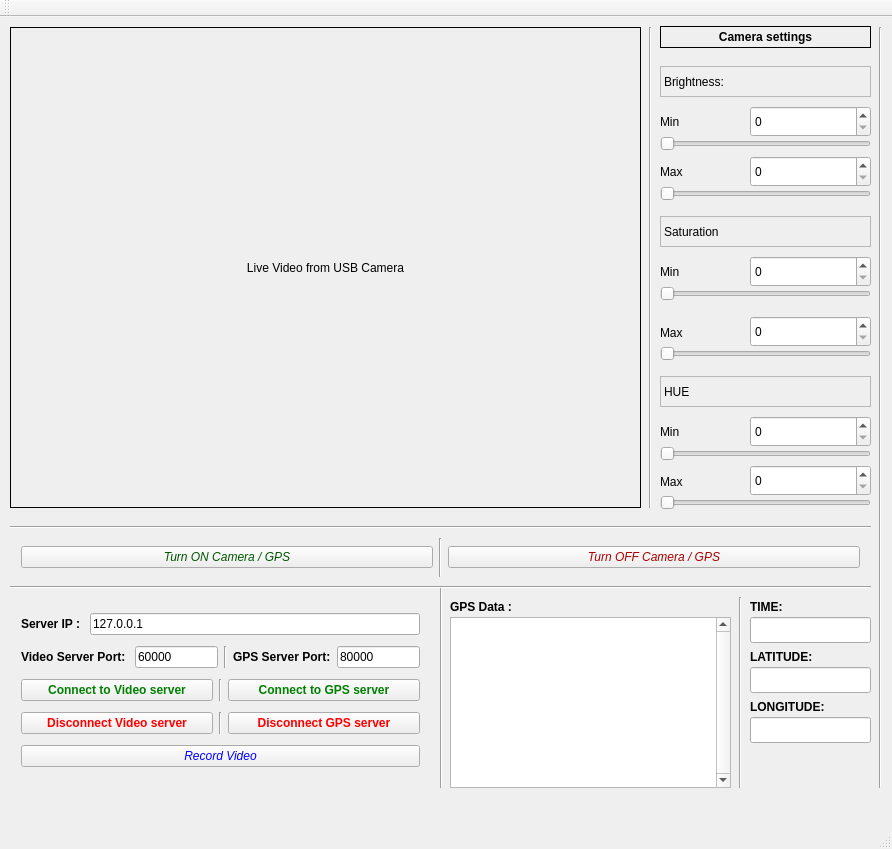
<?xml version="1.0" encoding="UTF-8"?>
<ui version="4.0">
 <class>MainWindow</class>
 <widget class="QMainWindow" name="MainWindow">
  <property name="geometry">
   <rect>
    <x>0</x>
    <y>0</y>
    <width>892</width>
    <height>849</height>
   </rect>
  </property>
  <property name="windowTitle">
   <string>MainWindow</string>
  </property>
  <widget class="QWidget" name="centralWidget">
   <widget class="Line" name="line">
    <property name="geometry">
     <rect>
      <x>10</x>
      <y>500</y>
      <width>861</width>
      <height>21</height>
     </rect>
    </property>
    <property name="orientation">
     <enum>Qt::Horizontal</enum>
    </property>
   </widget>
   <widget class="QWidget" name="horizontalLayoutWidget_2">
    <property name="geometry">
     <rect>
      <x>10</x>
      <y>510</y>
      <width>861</width>
      <height>61</height>
     </rect>
    </property>
    <layout class="QHBoxLayout" name="horizontalLayout_4">
     <item>
      <widget class="QPushButton" name="btn_start">
       <property name="font">
        <font>
         <italic>true</italic>
         <bold>false</bold>
         <underline>false</underline>
        </font>
       </property>
       <property name="styleSheet">
        <string notr="true">color:rgb(0, 85, 0);</string>
       </property>
       <property name="text">
        <string>Turn ON Camera / GPS</string>
       </property>
      </widget>
     </item>
     <item>
      <widget class="Line" name="line_8">
       <property name="orientation">
        <enum>Qt::Vertical</enum>
       </property>
      </widget>
     </item>
     <item>
      <widget class="QPushButton" name="btn_stop">
       <property name="font">
        <font>
         <italic>true</italic>
         <underline>false</underline>
        </font>
       </property>
       <property name="styleSheet">
        <string notr="true">color:rgb(170, 0, 0);</string>
       </property>
       <property name="text">
        <string>Turn OFF Camera / GPS</string>
       </property>
      </widget>
     </item>
    </layout>
   </widget>
   <widget class="Line" name="line_2">
    <property name="geometry">
     <rect>
      <x>431</x>
      <y>570</y>
      <width>21</width>
      <height>201</height>
     </rect>
    </property>
    <property name="orientation">
     <enum>Qt::Vertical</enum>
    </property>
   </widget>
   <widget class="QLabel" name="label_3">
    <property name="geometry">
     <rect>
      <x>450</x>
      <y>580</y>
      <width>281</width>
      <height>20</height>
     </rect>
    </property>
    <property name="font">
     <font>
      <bold>true</bold>
     </font>
    </property>
    <property name="text">
     <string>GPS Data :</string>
    </property>
   </widget>
   <widget class="QTextEdit" name="textEdit">
    <property name="geometry">
     <rect>
      <x>450</x>
      <y>600</y>
      <width>281</width>
      <height>171</height>
     </rect>
    </property>
    <property name="frameShape">
     <enum>QFrame::StyledPanel</enum>
    </property>
    <property name="verticalScrollBarPolicy">
     <enum>Qt::ScrollBarAlwaysOn</enum>
    </property>
    <property name="horizontalScrollBarPolicy">
     <enum>Qt::ScrollBarAsNeeded</enum>
    </property>
   </widget>
   <widget class="QLineEdit" name="timelineEdit">
    <property name="geometry">
     <rect>
      <x>750</x>
      <y>600</y>
      <width>121</width>
      <height>26</height>
     </rect>
    </property>
    <property name="readOnly">
     <bool>true</bool>
    </property>
   </widget>
   <widget class="QLineEdit" name="latlineEdit">
    <property name="geometry">
     <rect>
      <x>750</x>
      <y>650</y>
      <width>121</width>
      <height>26</height>
     </rect>
    </property>
    <property name="readOnly">
     <bool>true</bool>
    </property>
   </widget>
   <widget class="QLineEdit" name="longlineEdit">
    <property name="geometry">
     <rect>
      <x>750</x>
      <y>700</y>
      <width>121</width>
      <height>26</height>
     </rect>
    </property>
    <property name="readOnly">
     <bool>true</bool>
    </property>
   </widget>
   <widget class="Line" name="line_3">
    <property name="geometry">
     <rect>
      <x>730</x>
      <y>580</y>
      <width>21</width>
      <height>191</height>
     </rect>
    </property>
    <property name="orientation">
     <enum>Qt::Vertical</enum>
    </property>
   </widget>
   <widget class="QLabel" name="label_4">
    <property name="geometry">
     <rect>
      <x>750</x>
      <y>580</y>
      <width>121</width>
      <height>20</height>
     </rect>
    </property>
    <property name="font">
     <font>
      <bold>true</bold>
     </font>
    </property>
    <property name="text">
     <string>TIME:</string>
    </property>
   </widget>
   <widget class="QLabel" name="label_5">
    <property name="geometry">
     <rect>
      <x>750</x>
      <y>630</y>
      <width>121</width>
      <height>20</height>
     </rect>
    </property>
    <property name="font">
     <font>
      <bold>true</bold>
     </font>
    </property>
    <property name="text">
     <string>LATITUDE:</string>
    </property>
   </widget>
   <widget class="QLabel" name="label_6">
    <property name="geometry">
     <rect>
      <x>750</x>
      <y>680</y>
      <width>121</width>
      <height>20</height>
     </rect>
    </property>
    <property name="font">
     <font>
      <bold>true</bold>
     </font>
    </property>
    <property name="text">
     <string>LONGITUDE:</string>
    </property>
   </widget>
   <widget class="QWidget" name="layoutWidget">
    <property name="geometry">
     <rect>
      <x>10</x>
      <y>580</y>
      <width>421</width>
      <height>191</height>
     </rect>
    </property>
    <layout class="QVBoxLayout" name="verticalLayout_2">
     <item>
      <layout class="QHBoxLayout" name="horizontalLayout_2">
       <item>
        <widget class="QLabel" name="label">
         <property name="font">
          <font>
           <bold>true</bold>
          </font>
         </property>
         <property name="text">
          <string>Server IP : </string>
         </property>
        </widget>
       </item>
       <item>
        <widget class="QLineEdit" name="lineEdit_ip">
         <property name="text">
          <string>127.0.0.1</string>
         </property>
        </widget>
       </item>
      </layout>
     </item>
     <item>
      <layout class="QHBoxLayout" name="horizontalLayout_3">
       <item>
        <widget class="QLabel" name="label_2">
         <property name="font">
          <font>
           <bold>true</bold>
          </font>
         </property>
         <property name="text">
          <string>Video Server Port: </string>
         </property>
        </widget>
       </item>
       <item>
        <widget class="QLineEdit" name="lineEdit_port">
         <property name="text">
          <string>60000</string>
         </property>
        </widget>
       </item>
       <item>
        <widget class="Line" name="line_6">
         <property name="orientation">
          <enum>Qt::Vertical</enum>
         </property>
        </widget>
       </item>
       <item>
        <widget class="QLabel" name="label_7">
         <property name="font">
          <font>
           <bold>true</bold>
          </font>
         </property>
         <property name="text">
          <string>GPS Server Port:</string>
         </property>
        </widget>
       </item>
       <item>
        <widget class="QLineEdit" name="lineEdit_portgps">
         <property name="text">
          <string>80000</string>
         </property>
        </widget>
       </item>
      </layout>
     </item>
     <item>
      <layout class="QHBoxLayout" name="horizontalLayout">
       <item>
        <widget class="QPushButton" name="btn_connect">
         <property name="font">
          <font>
           <bold>true</bold>
          </font>
         </property>
         <property name="styleSheet">
          <string notr="true">color:green;</string>
         </property>
         <property name="text">
          <string>Connect to Video server</string>
         </property>
        </widget>
       </item>
       <item>
        <widget class="Line" name="line_4">
         <property name="orientation">
          <enum>Qt::Vertical</enum>
         </property>
        </widget>
       </item>
       <item>
        <widget class="QPushButton" name="btn_connectgps">
         <property name="font">
          <font>
           <bold>true</bold>
          </font>
         </property>
         <property name="styleSheet">
          <string notr="true">color:green;</string>
         </property>
         <property name="text">
          <string>Connect to GPS server</string>
         </property>
        </widget>
       </item>
      </layout>
     </item>
     <item>
      <layout class="QHBoxLayout" name="horizontalLayout_5">
       <item>
        <widget class="QPushButton" name="btn_disconnect">
         <property name="font">
          <font>
           <bold>true</bold>
          </font>
         </property>
         <property name="styleSheet">
          <string notr="true">color:red;</string>
         </property>
         <property name="text">
          <string>Disconnect Video server</string>
         </property>
        </widget>
       </item>
       <item>
        <widget class="Line" name="line_5">
         <property name="orientation">
          <enum>Qt::Vertical</enum>
         </property>
        </widget>
       </item>
       <item>
        <widget class="QPushButton" name="btn_disconnectgps">
         <property name="font">
          <font>
           <bold>true</bold>
          </font>
         </property>
         <property name="styleSheet">
          <string notr="true">color:red;</string>
         </property>
         <property name="text">
          <string>Disconnect GPS server</string>
         </property>
        </widget>
       </item>
      </layout>
     </item>
     <item>
      <widget class="QPushButton" name="btn_record">
       <property name="font">
        <font>
         <italic>true</italic>
        </font>
       </property>
       <property name="styleSheet">
        <string notr="true">color:blue;</string>
       </property>
       <property name="text">
        <string>Record Video</string>
       </property>
      </widget>
     </item>
    </layout>
   </widget>
   <widget class="QFrame" name="frame">
    <property name="geometry">
     <rect>
      <x>10</x>
      <y>10</y>
      <width>631</width>
      <height>481</height>
     </rect>
    </property>
    <property name="frameShape">
     <enum>QFrame::Box</enum>
    </property>
    <property name="frameShadow">
     <enum>QFrame::Plain</enum>
    </property>
    <widget class="QLabel" name="textLabel">
     <property name="geometry">
      <rect>
       <x>0</x>
       <y>0</y>
       <width>631</width>
       <height>481</height>
      </rect>
     </property>
     <property name="frameShape">
      <enum>QFrame::NoFrame</enum>
     </property>
     <property name="text">
      <string>Live Video from USB Camera</string>
     </property>
     <property name="alignment">
      <set>Qt::AlignCenter</set>
     </property>
    </widget>
   </widget>
   <widget class="Line" name="line_7">
    <property name="geometry">
     <rect>
      <x>640</x>
      <y>10</y>
      <width>21</width>
      <height>481</height>
     </rect>
    </property>
    <property name="orientation">
     <enum>Qt::Vertical</enum>
    </property>
   </widget>
   <widget class="Line" name="line_9">
    <property name="geometry">
     <rect>
      <x>10</x>
      <y>560</y>
      <width>861</width>
      <height>20</height>
     </rect>
    </property>
    <property name="orientation">
     <enum>Qt::Horizontal</enum>
    </property>
   </widget>
   <widget class="Line" name="line_10">
    <property name="geometry">
     <rect>
      <x>870</x>
      <y>10</y>
      <width>21</width>
      <height>761</height>
     </rect>
    </property>
    <property name="orientation">
     <enum>Qt::Vertical</enum>
    </property>
   </widget>
   <widget class="QSpinBox" name="spinBox_brightnessMin">
    <property name="geometry">
     <rect>
      <x>750</x>
      <y>89</y>
      <width>121</width>
      <height>31</height>
     </rect>
    </property>
    <property name="showGroupSeparator" stdset="0">
     <bool>false</bool>
    </property>
    <property name="maximum">
     <number>255</number>
    </property>
   </widget>
   <widget class="QSlider" name="horizontalSlidershueMin">
    <property name="geometry">
     <rect>
      <x>660</x>
      <y>429</y>
      <width>211</width>
      <height>16</height>
     </rect>
    </property>
    <property name="maximum">
     <number>255</number>
    </property>
    <property name="orientation">
     <enum>Qt::Horizontal</enum>
    </property>
   </widget>
   <widget class="QLabel" name="label_14">
    <property name="geometry">
     <rect>
      <x>660</x>
      <y>9</y>
      <width>211</width>
      <height>22</height>
     </rect>
    </property>
    <property name="font">
     <font>
      <bold>true</bold>
     </font>
    </property>
    <property name="frameShape">
     <enum>QFrame::Box</enum>
    </property>
    <property name="text">
     <string>Camera settings</string>
    </property>
    <property name="alignment">
     <set>Qt::AlignCenter</set>
    </property>
   </widget>
   <widget class="QSpinBox" name="spinBox_brightnessMax">
    <property name="geometry">
     <rect>
      <x>750</x>
      <y>139</y>
      <width>121</width>
      <height>31</height>
     </rect>
    </property>
    <property name="showGroupSeparator" stdset="0">
     <bool>false</bool>
    </property>
    <property name="maximum">
     <number>255</number>
    </property>
   </widget>
   <widget class="QSpinBox" name="spinBox_saturationMax">
    <property name="geometry">
     <rect>
      <x>750</x>
      <y>299</y>
      <width>121</width>
      <height>31</height>
     </rect>
    </property>
    <property name="showGroupSeparator" stdset="0">
     <bool>false</bool>
    </property>
    <property name="maximum">
     <number>255</number>
    </property>
   </widget>
   <widget class="QSlider" name="horizontalSlidersbrightnessMin">
    <property name="geometry">
     <rect>
      <x>660</x>
      <y>119</y>
      <width>211</width>
      <height>16</height>
     </rect>
    </property>
    <property name="maximum">
     <number>255</number>
    </property>
    <property name="orientation">
     <enum>Qt::Horizontal</enum>
    </property>
   </widget>
   <widget class="QLabel" name="label_19">
    <property name="geometry">
     <rect>
      <x>660</x>
      <y>449</y>
      <width>81</width>
      <height>31</height>
     </rect>
    </property>
    <property name="text">
     <string>Max</string>
    </property>
   </widget>
   <widget class="QSpinBox" name="spinBox_saturationMin">
    <property name="geometry">
     <rect>
      <x>750</x>
      <y>239</y>
      <width>121</width>
      <height>31</height>
     </rect>
    </property>
    <property name="showGroupSeparator" stdset="0">
     <bool>false</bool>
    </property>
    <property name="maximum">
     <number>255</number>
    </property>
   </widget>
   <widget class="QLabel" name="label_8">
    <property name="geometry">
     <rect>
      <x>660</x>
      <y>49</y>
      <width>211</width>
      <height>31</height>
     </rect>
    </property>
    <property name="font">
     <font>
      <italic>false</italic>
      <bold>false</bold>
      <underline>false</underline>
     </font>
    </property>
    <property name="layoutDirection">
     <enum>Qt::LeftToRight</enum>
    </property>
    <property name="frameShape">
     <enum>QFrame::StyledPanel</enum>
    </property>
    <property name="text">
     <string>Brightness:</string>
    </property>
    <property name="alignment">
     <set>Qt::AlignLeading|Qt::AlignLeft|Qt::AlignVCenter</set>
    </property>
   </widget>
   <widget class="QLabel" name="label_12">
    <property name="geometry">
     <rect>
      <x>660</x>
      <y>89</y>
      <width>81</width>
      <height>31</height>
     </rect>
    </property>
    <property name="text">
     <string>Min</string>
    </property>
   </widget>
   <widget class="QSpinBox" name="spinBox_hueMax">
    <property name="geometry">
     <rect>
      <x>750</x>
      <y>448</y>
      <width>121</width>
      <height>31</height>
     </rect>
    </property>
    <property name="showGroupSeparator" stdset="0">
     <bool>false</bool>
    </property>
    <property name="maximum">
     <number>255</number>
    </property>
   </widget>
   <widget class="QSlider" name="horizontalSlidersbrightnessMax">
    <property name="geometry">
     <rect>
      <x>660</x>
      <y>169</y>
      <width>211</width>
      <height>16</height>
     </rect>
    </property>
    <property name="maximum">
     <number>255</number>
    </property>
    <property name="orientation">
     <enum>Qt::Horizontal</enum>
    </property>
   </widget>
   <widget class="QSlider" name="horizontalSliderssaturationMax">
    <property name="geometry">
     <rect>
      <x>660</x>
      <y>329</y>
      <width>211</width>
      <height>16</height>
     </rect>
    </property>
    <property name="maximum">
     <number>255</number>
    </property>
    <property name="orientation">
     <enum>Qt::Horizontal</enum>
    </property>
   </widget>
   <widget class="QSlider" name="horizontalSlidershueMax">
    <property name="geometry">
     <rect>
      <x>660</x>
      <y>478</y>
      <width>211</width>
      <height>16</height>
     </rect>
    </property>
    <property name="maximum">
     <number>255</number>
    </property>
    <property name="orientation">
     <enum>Qt::Horizontal</enum>
    </property>
   </widget>
   <widget class="QLabel" name="label_15">
    <property name="geometry">
     <rect>
      <x>660</x>
      <y>239</y>
      <width>81</width>
      <height>31</height>
     </rect>
    </property>
    <property name="text">
     <string>Min</string>
    </property>
   </widget>
   <widget class="QLabel" name="label_16">
    <property name="geometry">
     <rect>
      <x>660</x>
      <y>359</y>
      <width>211</width>
      <height>31</height>
     </rect>
    </property>
    <property name="font">
     <font>
      <italic>false</italic>
      <bold>false</bold>
      <underline>false</underline>
     </font>
    </property>
    <property name="layoutDirection">
     <enum>Qt::LeftToRight</enum>
    </property>
    <property name="frameShape">
     <enum>QFrame::StyledPanel</enum>
    </property>
    <property name="text">
     <string>HUE</string>
    </property>
    <property name="alignment">
     <set>Qt::AlignLeading|Qt::AlignLeft|Qt::AlignVCenter</set>
    </property>
   </widget>
   <widget class="QLabel" name="label_13">
    <property name="geometry">
     <rect>
      <x>660</x>
      <y>139</y>
      <width>81</width>
      <height>31</height>
     </rect>
    </property>
    <property name="text">
     <string>Max</string>
    </property>
   </widget>
   <widget class="QLabel" name="label_18">
    <property name="geometry">
     <rect>
      <x>660</x>
      <y>399</y>
      <width>81</width>
      <height>31</height>
     </rect>
    </property>
    <property name="text">
     <string>Min</string>
    </property>
   </widget>
   <widget class="QLabel" name="label_10">
    <property name="geometry">
     <rect>
      <x>660</x>
      <y>199</y>
      <width>211</width>
      <height>31</height>
     </rect>
    </property>
    <property name="font">
     <font>
      <italic>false</italic>
      <bold>false</bold>
      <underline>false</underline>
     </font>
    </property>
    <property name="layoutDirection">
     <enum>Qt::LeftToRight</enum>
    </property>
    <property name="frameShape">
     <enum>QFrame::StyledPanel</enum>
    </property>
    <property name="text">
     <string>Saturation</string>
    </property>
    <property name="alignment">
     <set>Qt::AlignLeading|Qt::AlignLeft|Qt::AlignVCenter</set>
    </property>
   </widget>
   <widget class="QSpinBox" name="spinBox_hueMin">
    <property name="geometry">
     <rect>
      <x>750</x>
      <y>399</y>
      <width>121</width>
      <height>31</height>
     </rect>
    </property>
    <property name="showGroupSeparator" stdset="0">
     <bool>false</bool>
    </property>
    <property name="maximum">
     <number>255</number>
    </property>
   </widget>
   <widget class="QSlider" name="horizontalSliderssaturationMin">
    <property name="geometry">
     <rect>
      <x>660</x>
      <y>269</y>
      <width>211</width>
      <height>16</height>
     </rect>
    </property>
    <property name="maximum">
     <number>255</number>
    </property>
    <property name="orientation">
     <enum>Qt::Horizontal</enum>
    </property>
   </widget>
   <widget class="QLabel" name="label_17">
    <property name="geometry">
     <rect>
      <x>660</x>
      <y>300</y>
      <width>81</width>
      <height>31</height>
     </rect>
    </property>
    <property name="text">
     <string>Max</string>
    </property>
   </widget>
  </widget>
  <widget class="QMenuBar" name="menuBar">
   <property name="geometry">
    <rect>
     <x>0</x>
     <y>0</y>
     <width>892</width>
     <height>26</height>
    </rect>
   </property>
  </widget>
  <widget class="QToolBar" name="mainToolBar">
   <attribute name="toolBarArea">
    <enum>TopToolBarArea</enum>
   </attribute>
   <attribute name="toolBarBreak">
    <bool>false</bool>
   </attribute>
  </widget>
  <widget class="QStatusBar" name="statusBar"/>
 </widget>
 <layoutdefault spacing="6" margin="11"/>
 <resources/>
 <connections/>
</ui>
